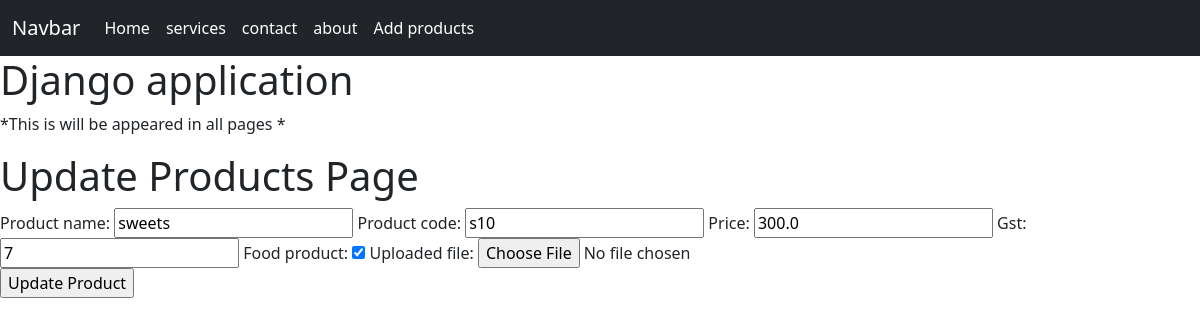
The page /myapplication/products/update/11/ on the database its author committed.
### my_application/models.py (models this page shows, shortened)
class Product(models.Model):
    product_name = models.CharField(max_length=250, null=True)
    product_code = models.CharField(max_length=250, null=True)
    price = models.FloatField(default=0)
    gst = models.IntegerField(default=0)
    food_product = models.BooleanField(default=False)
    uploaded_file = models.FileField(upload_to='documents/', null= True)

### my_application/views.py (the view)
# urls.py: path('products/update/<int:pk>/',ProductsUpdate.as_view(),name='update-products'),
class ProductsUpdate(UpdateView):
    model = Product
    form_class = Product_Form
    template_name = 'products_update.html'
    success_url = reverse_lazy('all-products')

### my_application/forms.py
class Product_Form(ModelForm):
    class Meta:
        model = Product
        fields = '__all__'

### frontend/templates/products_update.html (shortened to what this page needs)
{% extends 'base.html' %}
{% block content %}
    <h1>Update Products Page</h1>
    <form action="" method="POST">
        {{ form }}
        <br>
        <input type = "Submit" value="Update Product">
    </form>
{% endblock %}

### rows shown on the page
Product: product_name "sweets", product_code "s10", price "300.0", gst "7", food_product "☑"
